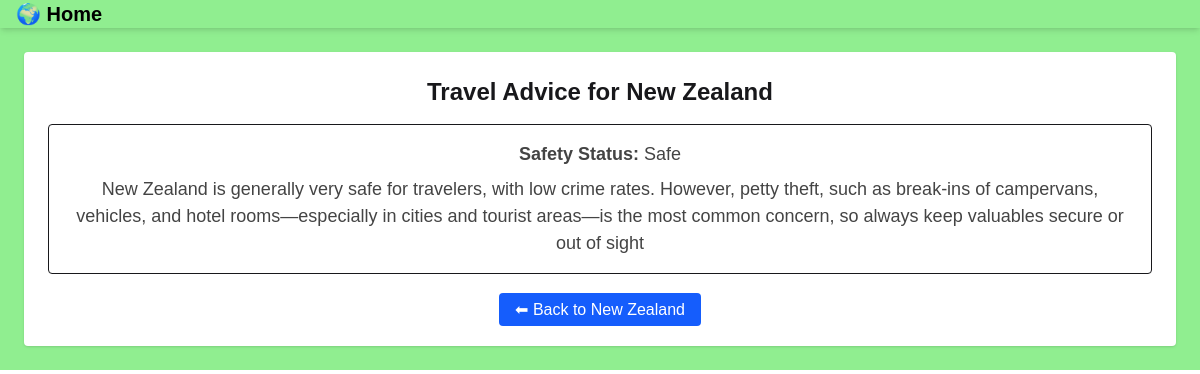
/pages/4/travel-advice/, run on the app's committed database.
### pages/models.py (models this page shows, shortened)
class Page(models.Model):
    COUNTRY_CHOICES = [
        ('gl', 'Gilgit'),
        ('hz', 'Hunza'),
        ('sk', 'Skardu'),
        ('st', 'Swat Valley'),
        ('ak', 'Azad Kashmir'),
    ]
    name = models.CharField(max_length=200)
    image = models.ImageField(upload_to='pages/')
    country = models.CharField(max_length=2, choices=COUNTRY_CHOICES)  # renamed from 'type'
    description = models.TextField(blank=True, null=True)

class TravelGuideline(models.Model):
    page = models.OneToOneField(
        Page,
        on_delete=models.CASCADE,
        related_name="guideline"
    )
    safety_level = models.CharField(max_length=50, choices=[
        ("Safe", "Safe"),
        ("Exercise Caution", "Exercise Caution"),
        ("Not Safe", "Not Safe"),
    ])
    advice = models.TextField()

### pages/views.py (the view)
# urls.py: path('<int:page_id>/travel-advice/', views.travel_advice, name='travel_advice'),
def travel_advice(request, page_id):
    page = get_object_or_404(Page, pk=page_id)
    guideline = getattr(page, "guideline", None)
    return render(request, "pages/page_travel_advice.html", {
        "page": page,
        "guideline": guideline,
    })

### pages/templates/pages/page_travel_advice.html (shortened to what this page needs)
{% extends "layout.html" %}
{% block content %}
<div class="max-w-2xl mx-auto bg-white rounded shadow p-6">
    <h2 class="text-2xl font-bold text-center mb-4">
        Travel Advice for {{ page.name }}
    </h2>
    {% if guideline %}
        <div class="bg-green-50 border border-green-300 rounded p-4">
            <p><strong>Safety Status:</strong> {{ guideline.safety_level  }}</p>
            <p class="mt-2">{{ guideline.advice  }}</p>
        </div>
    {% else %}
        <p class="text-gray-500"><em>No travel advice available yet.</em></p>
    {% endif %}
    <div class="mt-6 text-center">
        <a href="{% url 'page_detail' page.id %}"
           class="px-4 py-2 bg-blue-600 text-white rounded hover:bg-blue-700">
            ⬅ Back to {{ page.name }}
        </a>
    </div>
</div>
{% endblock %}

### static/style.css (style rules this page uses)
body { font-family: Arial, sans-serif; background-color: lightgreen; margin: 0; padding: 0; text-align: center; }
p { color: #444; font-size: 18px; }

### data on the page
Page: name "New Zealand"
TravelGuideline: safety_level "Safe", advice "New Zealand is generally very safe for travelers, with low crime rates. However, petty theft, such as break-ins of campervans, vehicles, and hotel rooms—especially in cities and tourist areas—is the most common concern, so always keep valuables secure or out of sight"
